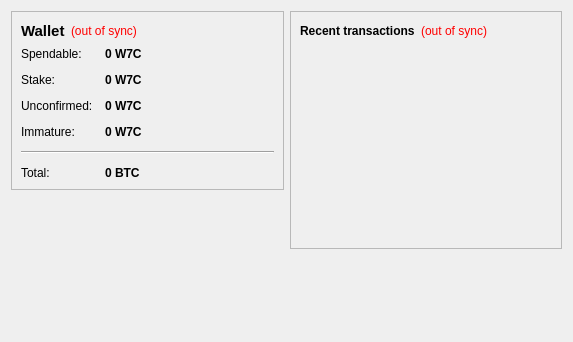
<?xml version="1.0" encoding="UTF-8"?>
<ui version="4.0">
 <class>OverviewPage</class>
 <widget class="QWidget" name="OverviewPage">
  <property name="geometry">
   <rect>
    <x>0</x>
    <y>0</y>
    <width>573</width>
    <height>342</height>
   </rect>
  </property>
  <property name="windowTitle">
   <string>Form</string>
  </property>
  <layout class="QHBoxLayout" name="horizontalLayout" stretch="1,1">
   <item>
    <layout class="QVBoxLayout" name="verticalLayout_2">
     <item>
      <widget class="QFrame" name="frame">
       <property name="frameShape">
        <enum>QFrame::StyledPanel</enum>
       </property>
       <property name="frameShadow">
        <enum>QFrame::Raised</enum>
       </property>
       <layout class="QVBoxLayout" name="verticalLayout_4">
        <item>
         <layout class="QHBoxLayout" name="horizontalLayout_4">
          <item>
           <widget class="QLabel" name="label_5">
            <property name="font">
             <font>
              <pointsize>11</pointsize>
              <weight>75</weight>
              <bold>true</bold>
             </font>
            </property>
            <property name="text">
             <string>Wallet</string>
            </property>
           </widget>
          </item>
          <item>
           <widget class="QLabel" name="labelWalletStatus">
            <property name="toolTip">
             <string>The displayed information may be out of date. Your wallet automatically synchronizes with the w7coin network after a connection is established, but this process has not completed yet.</string>
            </property>
            <property name="styleSheet">
             <string notr="true">QLabel { color: red; }</string>
            </property>
            <property name="text">
             <string notr="true">(out of sync)</string>
            </property>
            <property name="alignment">
             <set>Qt::AlignLeading|Qt::AlignLeft|Qt::AlignVCenter</set>
            </property>
           </widget>
          </item>
          <item>
           <spacer name="horizontalSpacer_2">
            <property name="orientation">
             <enum>Qt::Horizontal</enum>
            </property>
            <property name="sizeHint" stdset="0">
             <size>
              <width>40</width>
              <height>20</height>
             </size>
            </property>
           </spacer>
          </item>
         </layout>
        </item>
        <item>
         <layout class="QFormLayout" name="formLayout_2">
          <property name="fieldGrowthPolicy">
           <enum>QFormLayout::AllNonFixedFieldsGrow</enum>
          </property>
          <property name="horizontalSpacing">
           <number>12</number>
          </property>
          <property name="verticalSpacing">
           <number>12</number>
          </property>
          <item row="0" column="0">
           <widget class="QLabel" name="label">
            <property name="text">
             <string>Spendable:</string>
            </property>
           </widget>
          </item>
          <item row="0" column="1">
           <widget class="QLabel" name="labelBalance">
            <property name="font">
             <font>
              <weight>75</weight>
              <bold>true</bold>
             </font>
            </property>
            <property name="cursor">
             <cursorShape>IBeamCursor</cursorShape>
            </property>
            <property name="toolTip">
             <string>Your current spendable balance</string>
            </property>
            <property name="text">
             <string notr="true">0 W7C</string>
            </property>
            <property name="textInteractionFlags">
             <set>Qt::LinksAccessibleByMouse|Qt::TextSelectableByKeyboard|Qt::TextSelectableByMouse</set>
            </property>
           </widget>
          </item>
          <item row="1" column="0">
           <widget class="QLabel" name="label_6">
            <property name="text">
             <string>Stake:</string>
            </property>
           </widget>
          </item>
          <item row="1" column="1">
           <widget class="QLabel" name="labelStake">
            <property name="font">
             <font>
              <weight>75</weight>
              <bold>true</bold>
             </font>
            </property>
            <property name="cursor">
             <cursorShape>IBeamCursor</cursorShape>
            </property>
            <property name="toolTip">
             <string>Total of coins that was staked, and do not yet count toward the current balance</string>
            </property>
            <property name="text">
             <string notr="true">0 W7C</string>
            </property>
            <property name="textInteractionFlags">
             <set>Qt::LinksAccessibleByMouse|Qt::TextSelectableByKeyboard|Qt::TextSelectableByMouse</set>
            </property>
           </widget>
          </item>
          <item row="2" column="0">
           <widget class="QLabel" name="label_3">
            <property name="text">
             <string>Unconfirmed:</string>
            </property>
           </widget>
          </item>
          <item row="2" column="1">
           <widget class="QLabel" name="labelUnconfirmed">
            <property name="font">
             <font>
              <weight>75</weight>
              <bold>true</bold>
             </font>
            </property>
            <property name="cursor">
             <cursorShape>IBeamCursor</cursorShape>
            </property>
            <property name="toolTip">
             <string>Total of transactions that have yet to be confirmed, and do not yet count toward the current balance</string>
            </property>
            <property name="text">
             <string notr="true">0 W7C</string>
            </property>
            <property name="textInteractionFlags">
             <set>Qt::LinksAccessibleByMouse|Qt::TextSelectableByKeyboard|Qt::TextSelectableByMouse</set>
            </property>
           </widget>
          </item>
          <item row="3" column="0">
           <widget class="QLabel" name="labelImmatureText">
            <property name="text">
             <string>Immature:</string>
            </property>
           </widget>
          </item>
          <item row="3" column="1">
           <widget class="QLabel" name="labelImmature">
            <property name="font">
             <font>
              <weight>75</weight>
              <bold>true</bold>
             </font>
            </property>
            <property name="toolTip">
             <string>Mined balance that has not yet matured</string>
            </property>
            <property name="text">
             <string notr="true">0 W7C</string>
            </property>
            <property name="textInteractionFlags">
             <set>Qt::LinksAccessibleByMouse|Qt::TextSelectableByKeyboard|Qt::TextSelectableByMouse</set>
            </property>
           </widget>
          </item>
          <item row="4" column="0" colspan="2">
           <widget class="Line" name="line">
            <property name="orientation">
             <enum>Qt::Horizontal</enum>
            </property>
           </widget>
          </item>
          <item row="5" column="0">
           <widget class="QLabel" name="labelTotalText">
            <property name="text">
             <string>Total:</string>
            </property>
           </widget>
          </item>
          <item row="5" column="1">
           <widget class="QLabel" name="labelTotal">
            <property name="font">
             <font>
              <weight>75</weight>
              <bold>true</bold>
             </font>
            </property>
            <property name="cursor">
             <cursorShape>IBeamCursor</cursorShape>
            </property>
            <property name="toolTip">
             <string>Your current total balance</string>
            </property>
            <property name="text">
             <string notr="true">0 BTC</string>
            </property>
            <property name="textInteractionFlags">
             <set>Qt::LinksAccessibleByMouse|Qt::TextSelectableByKeyboard|Qt::TextSelectableByMouse</set>
            </property>
           </widget>
          </item>
         </layout>
        </item>
       </layout>
      </widget>
     </item>
     <item>
      <spacer name="verticalSpacer">
       <property name="orientation">
        <enum>Qt::Vertical</enum>
       </property>
       <property name="sizeHint" stdset="0">
        <size>
         <width>20</width>
         <height>40</height>
        </size>
       </property>
      </spacer>
     </item>
    </layout>
   </item>
   <item>
    <layout class="QVBoxLayout" name="verticalLayout_3">
     <item>
      <widget class="QFrame" name="frame_2">
       <property name="frameShape">
        <enum>QFrame::StyledPanel</enum>
       </property>
       <property name="frameShadow">
        <enum>QFrame::Raised</enum>
       </property>
       <layout class="QVBoxLayout" name="verticalLayout">
        <item>
         <layout class="QHBoxLayout" name="horizontalLayout_2">
          <item>
           <widget class="QLabel" name="label_4">
            <property name="text">
             <string>&lt;b&gt;Recent transactions&lt;/b&gt;</string>
            </property>
           </widget>
          </item>
          <item>
           <widget class="QLabel" name="labelTransactionsStatus">
            <property name="toolTip">
             <string>The displayed information may be out of date. Your wallet automatically synchronizes with the w7coin network after a connection is established, but this process has not completed yet.</string>
            </property>
            <property name="styleSheet">
             <string notr="true">QLabel { color: red; }</string>
            </property>
            <property name="text">
             <string notr="true">(out of sync)</string>
            </property>
            <property name="alignment">
             <set>Qt::AlignRight|Qt::AlignTrailing|Qt::AlignVCenter</set>
            </property>
           </widget>
          </item>
          <item>
           <spacer name="horizontalSpacer">
            <property name="orientation">
             <enum>Qt::Horizontal</enum>
            </property>
            <property name="sizeHint" stdset="0">
             <size>
              <width>40</width>
              <height>20</height>
             </size>
            </property>
           </spacer>
          </item>
         </layout>
        </item>
        <item>
         <widget class="QListView" name="listTransactions">
          <property name="styleSheet">
           <string notr="true">QListView { background: transparent; }</string>
          </property>
          <property name="frameShape">
           <enum>QFrame::NoFrame</enum>
          </property>
          <property name="verticalScrollBarPolicy">
           <enum>Qt::ScrollBarAlwaysOff</enum>
          </property>
          <property name="horizontalScrollBarPolicy">
           <enum>Qt::ScrollBarAlwaysOff</enum>
          </property>
          <property name="selectionMode">
           <enum>QAbstractItemView::NoSelection</enum>
          </property>
         </widget>
        </item>
       </layout>
      </widget>
     </item>
     <item>
      <spacer name="verticalSpacer_2">
       <property name="orientation">
        <enum>Qt::Vertical</enum>
       </property>
       <property name="sizeHint" stdset="0">
        <size>
         <width>20</width>
         <height>40</height>
        </size>
       </property>
      </spacer>
     </item>
    </layout>
   </item>
  </layout>
 </widget>
 <resources/>
 <connections/>
</ui>
